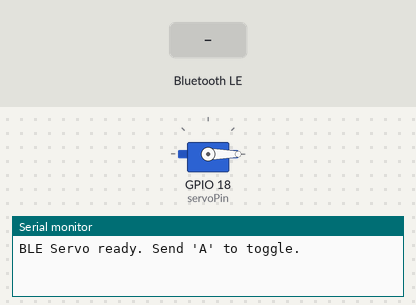
Simulated run of this sketch. Board: ESP32-C6. On the bench: servo, the last lines printed to the serial monitor. The test bench sets the inputs (shaded band). Nothing arrives over Bluetooth unless stated; a phone connects over Bluetooth LE 3 s after start.

Above: at 1.2 s.
1.3 s: Bluetooth LE write "A" received
At 2.5 s:
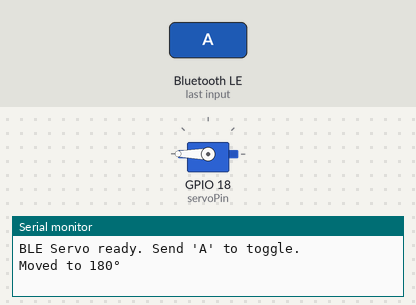
2.8 s: Bluetooth LE write "a" received
At 3.8 s:
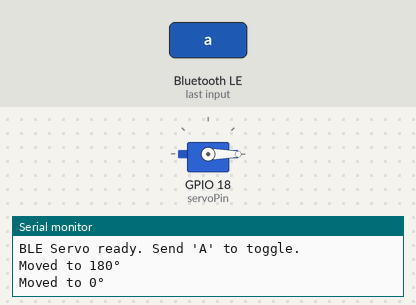
Timing chart, 0 to 5.8 s (numbered marks = the images above; inputs shaded):
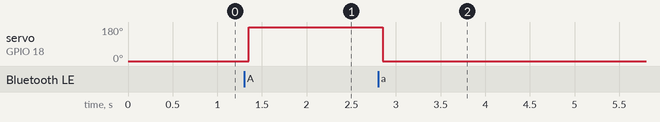

The sketch:

Servo_esp.ino
```cpp
/*
 * BLE Servo Toggle for Seeed Studio XIAO ESP32C6
 * Control servo over Bluetooth Low Energy using any BLE app (iOS or Android)
 */

#include <Arduino.h>
#include <ESP32Servo.h>
#include <BLEDevice.h>
#include <BLEUtils.h>
#include <BLEServer.h>

Servo myServo;
const int servoPin = 18;
bool isAtZero = true;

// BLE UUIDs
#define SERVICE_UUID        "12345678-1234-1234-1234-1234567890ab"
#define CHARACTERISTIC_UUID "abcd1234-ab12-cd34-ef56-1234567890ab"

BLECharacteristic *pCharacteristic;

class MyCallbacks : public BLECharacteristicCallbacks {
  void onWrite(BLECharacteristic *pCharacteristic) {
    String value = pCharacteristic->getValue();

    if (value.length() > 0) {
      char command = value.charAt(0);

      if (command == 'A' || command == 'a') {
        if (isAtZero) {
          myServo.write(180);
          Serial.println("Moved to 180°");
        } else {
          myServo.write(0);
          Serial.println("Moved to 0°");
        }
        isAtZero = !isAtZero;
      }
    }
  }
};

void setup() {
  Serial.begin(115200);
  myServo.attach(servoPin);
  myServo.write(0); // Start at 0 degrees

  BLEDevice::init("ESP32-BLE-Servo");
  BLEServer *pServer = BLEDevice::createServer();
  BLEService *pService = pServer->createService(SERVICE_UUID);

  pCharacteristic = pService->createCharacteristic(
                      CHARACTERISTIC_UUID,
                      BLECharacteristic::PROPERTY_READ |
                      BLECharacteristic::PROPERTY_WRITE
                    );

  pCharacteristic->setCallbacks(new MyCallbacks());
  pCharacteristic->setValue("Ready");
  pService->start();

  BLEAdvertising *pAdvertising = BLEDevice::getAdvertising();
  pAdvertising->addServiceUUID(SERVICE_UUID);
  pAdvertising->start();

  Serial.println("BLE Servo ready. Send 'A' to toggle.");
}

void loop() {
  // Nothing here; BLE handles it
}
```

Measured:
- after the input at 1.3 s, servo on GPIO 18 (servoPin): 0° → 180° after 0.05 s
- after the input at 2.8 s, servo on GPIO 18 (servoPin): 180° → 0° after 0.05 s
